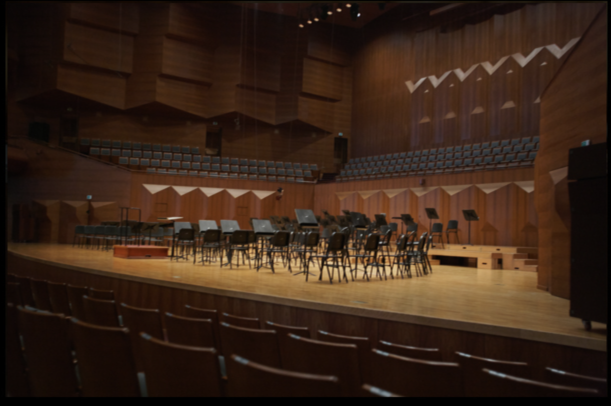
#> input picture 01.sight_img/1059.png, 1222 x 812 px (shown at 1/2 size); its folder holds only this picture in this run
$ python Area.py
#> lines starting #> are read from the running program, lines starting #| are printed output that depends on the picture; after the words box and inside, x2 and y2 are one past the last pixel; in counts of white or black regions, pixels touching at a corner belong together
import cv2
import numpy as np
import pandas as pd
import glob
import os

# Define the mouse callback function
def mouse_callback(event, x, y, flags, param):
    global points, image
    if event == cv2.EVENT_LBUTTONDOWN:
        points.append((x, y))
        cv2.circle(image, (x, y), 3, (0, 0, 255), -1)  # Draw a red dot on the image

# Directory containing the images
image_directory = './01.sight_img/'

# Get a list of image paths using glob
image_paths = glob.glob(image_directory + '*.png')

# Load the list of processed image names or paths (if available)
processed_images_file = 'processed_images.txt'

if os.path.exists(processed_images_file):
    with open(processed_images_file, 'r') as f:
        processed_images = f.read().splitlines()
else:
    processed_images = []

# Filter out the already processeㅊㅇd images
remaining_image_paths = [path for path in image_paths if os.path.splitext(os.path.basename(path))[0] not in processed_images]

# Create an empty list to store the area data
area_data = []

# Define the epsilon value for contour approximation
epsilon = 0.005  # Adjust this value as needed

# Define the scaling factor to make the area value appear larger
scaling_factor = 1  # Adjust this value as needed

# Define the bright light green color (BGR format)
bright_light_green = (144, 238, 144)  # Adjust the color here

for idx, image_path in enumerate(remaining_image_paths):
    # Extract the original image name from the path without the extension
    image_name = os.path.splitext(os.path.basename(image_path))[0]

    # Load the image
    image = cv2.imread(image_path)
#> image is the input picture: shape (812, 1222, 3); mean B, G, R 23.8, 36.3, 55.8

    # Convert the image to grayscale
    image_gray = cv2.cvtColor(image, cv2.COLOR_BGR2GRAY)
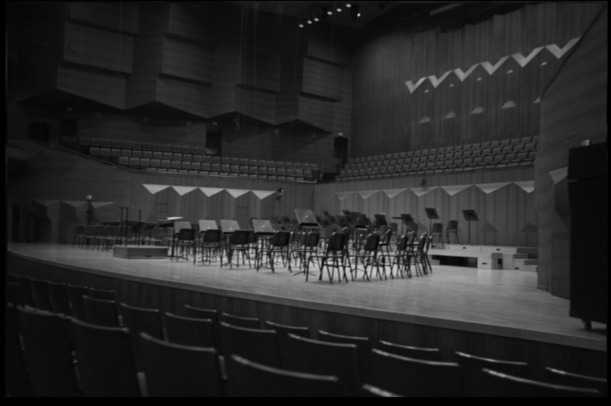
#> image_gray: shape (812, 1222) (shown at 1/2 size); min 0, max 221, mean 40.7

    # Apply thresholding to create a binary mask
    _, thresholded = cv2.threshold(image_gray, 200, 255, cv2.THRESH_BINARY)
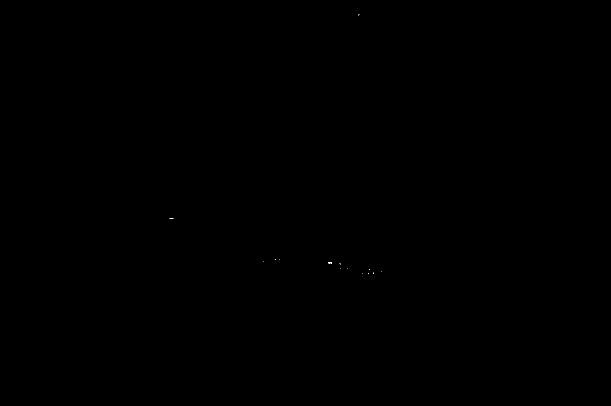
#> thresholded: shape (812, 1222) (shown at 1/2 size); 0% white in thin lines or dots, all inside (x1, y1, x2, y2) = (339, 29, 763, 548)

    # Find contours in the binary mask
    contours, _ = cv2.findContours(thresholded, cv2.RETR_EXTERNAL, cv2.CHAIN_APPROX_SIMPLE)
#> contours = 14 contours, all with area under 20

    print("Number of contours:", len(contours))  # Print number of contours
#| Number of contours: 14

    # Create a list to store selected points
    points = []

    # Set up the mouse callback
    cv2.namedWindow('Original Image')
    cv2.setMouseCallback('Original Image', mouse_callback)

    while True:
        if len(points) > 0:
            temp_image = image.copy()
            overlay = temp_image.copy()
            cv2.fillPoly(overlay, [np.array(points)], color=bright_light_green)
            cv2.addWeighted(overlay, 0.3, temp_image, 0.7, 0, temp_image)
            cv2.drawContours(temp_image, contours, 0, (0, 0, 255), 1)

            cv2.imshow('Original Image', temp_image)
        else:
            cv2.imshow('Original Image', image)

        key = cv2.waitKey(1) & 0xFF
#> (key Esc is pressed here)
        if key == 27:  # Press the "Esc" key to exit
            break
        elif key == ord('c'):
            if len(points) > 2:  # At least 3 points needed to create a polygon
                polygon = np.array(points)
                area = cv2.contourArea(polygon) * scaling_factor
                print("Polygon area:", area)
                area_data.append({'seat_num': image_name, 'Area': area, 'Points': points})

                processed_images.append(image_name)
                with open(processed_images_file, 'a') as f:
                    f.write(image_name + '\n')

                print(f"Processed image {idx + 1}/{len(remaining_image_paths)} - Area: {area:.2f}")
            else:
                print("At least 3 points needed to calculate area.")
            break
        elif chr(key) == 'r':  # Press 'r' key to reset points
            points = []
            image = cv2.imread(image_path)
            cv2.imshow('Original Image', image)

    cv2.destroyAllWindows()

# Create a DataFrame from the area data
area_df = pd.DataFrame(area_data)

# Save the DataFrame to a CSV file
area_df.to_csv('sight_area_data.csv', index=False)

$ run again, on 01.sight_img/1194.png
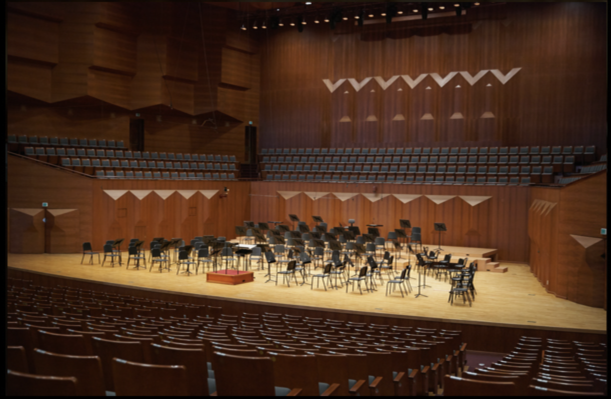
#> input picture 01.sight_img/1194.png, 1222 x 798 px (shown at 1/2 size)
#> image is the input picture: shape (798, 1222, 3); mean B, G, R 31.8, 48.2, 73.8
#> `image_gray = cv2.cvtColor(image, cv2.COLOR_BGR2GRAY)`:
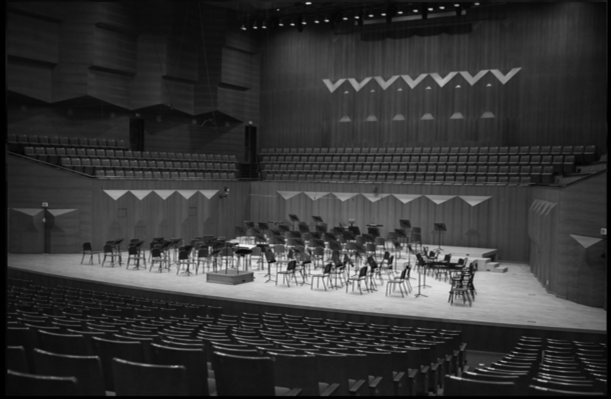
#> image_gray: shape (798, 1222) (shown at 1/2 size); min 0, max 250, mean 54
#> `_, thresholded = cv2.threshold(image_gray, 200, 255, cv2.THRESH_BINARY)`:
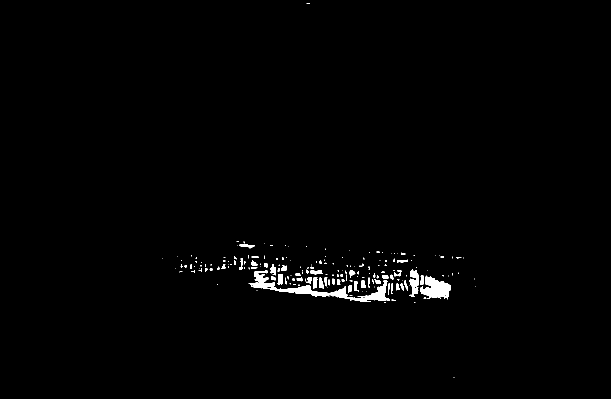
#> thresholded: shape (798, 1222) (shown at 1/2 size); 1.1% white; 186 white regions (126 under 20 px)
#> contours = 186 contours, 147 with area under 20; largest, box (x1, y1, x2, y2) and area: (497, 540, 780, 604) 3088, (841, 551, 902, 599) 1617, (818, 539, 837, 594) 568, (555, 548, 566, 570) 170, (621, 540, 646, 549) 134
#| Number of contours: 186

$ run again, on 01.sight_img/1201.png
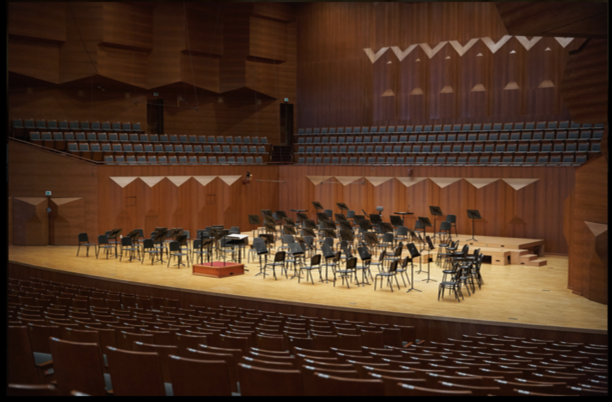
#> input picture 01.sight_img/1201.png, 1224 x 804 px (shown at 1/2 size)
#> image is the input picture: shape (804, 1224, 3); mean B, G, R 33.8, 50.3, 75.8
#> `image_gray = cv2.cvtColor(image, cv2.COLOR_BGR2GRAY)`:
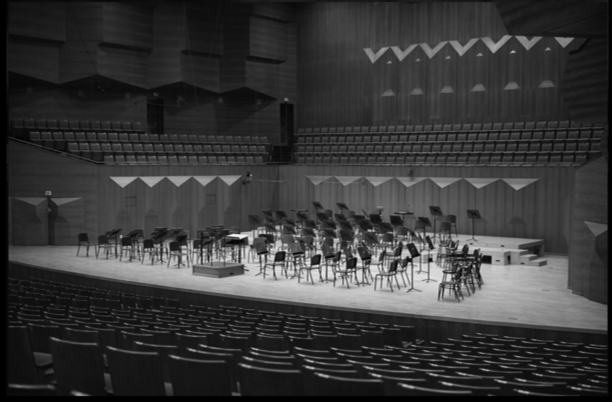
#> image_gray: shape (804, 1224) (shown at 1/2 size); min 0, max 249, mean 56
#> `_, thresholded = cv2.threshold(image_gray, 200, 255, cv2.THRESH_BINARY)`:
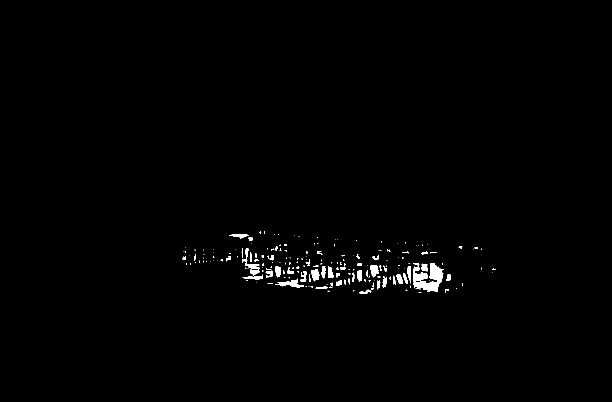
#> thresholded: shape (804, 1224) (shown at 1/2 size); 0.84% white; 195 white regions (136 under 20 px)
#> contours = 195 contours, 154 with area under 20; largest, box (x1, y1, x2, y2) and area: (827, 526, 888, 584) 1868, (550, 557, 608, 576) 340, (740, 531, 758, 555) 258, (484, 497, 519, 539) 258, (622, 539, 639, 563) 255
#| Number of contours: 195

$ run again, on 01.sight_img/1225.png
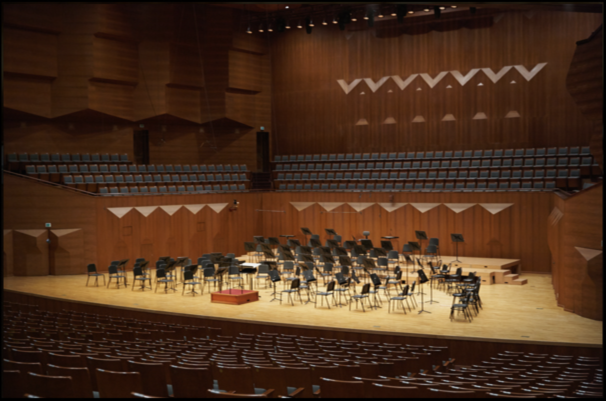
#> input picture 01.sight_img/1225.png, 1212 x 802 px (shown at 1/2 size)
#> image is the input picture: shape (802, 1212, 3); mean B, G, R 29.7, 48.1, 74.4
#> `image_gray = cv2.cvtColor(image, cv2.COLOR_BGR2GRAY)`:
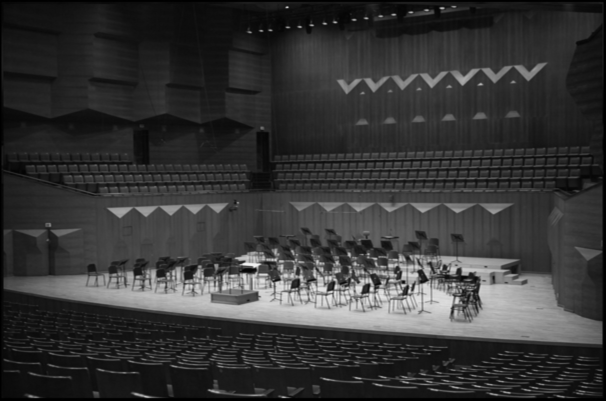
#> image_gray: shape (802, 1212) (shown at 1/2 size); min 0, max 250, mean 53.8
#> `_, thresholded = cv2.threshold(image_gray, 200, 255, cv2.THRESH_BINARY)`:
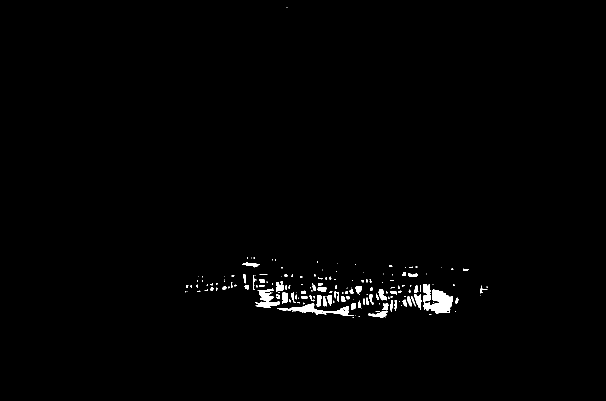
#> thresholded: shape (802, 1212) (shown at 1/2 size); 0.98% white; 169 white regions (107 under 20 px)
#> contours = 169 contours, 117 with area under 20; largest, box (x1, y1, x2, y2) and area: (846, 568, 906, 627) 1914, (554, 607, 708, 632) 1016, (510, 577, 559, 616) 756, (736, 621, 775, 635) 230, (828, 589, 843, 619) 214
#| Number of contours: 169

$ run again, on 01.sight_img/1114.png
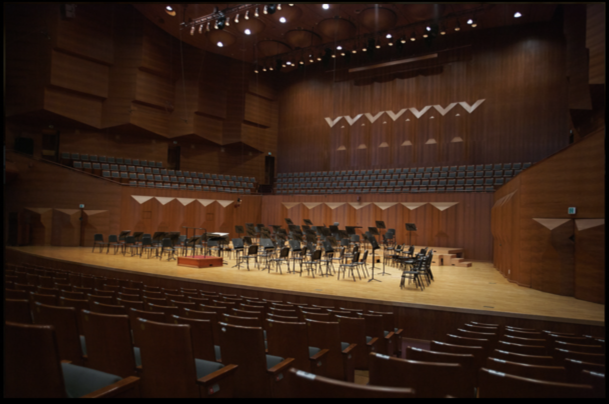
#> input picture 01.sight_img/1114.png, 1218 x 808 px (shown at 1/2 size)
#> image is the input picture: shape (808, 1218, 3); mean B, G, R 24.1, 36.2, 56.6
#> `image_gray = cv2.cvtColor(image, cv2.COLOR_BGR2GRAY)`:
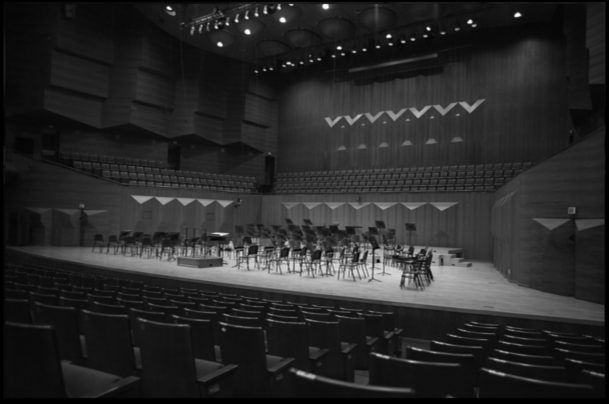
#> image_gray: shape (808, 1218) (shown at 1/2 size); min 0, max 255, mean 40.9
#> `_, thresholded = cv2.threshold(image_gray, 200, 255, cv2.THRESH_BINARY)`:
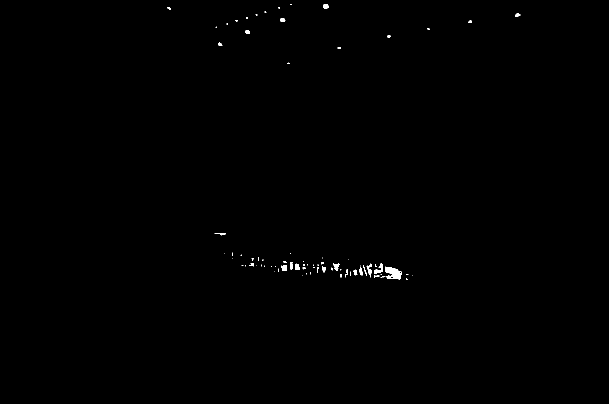
#> thresholded: shape (808, 1218) (shown at 1/2 size); 0.25% white; 77 white regions (52 under 20 px)
#> contours = 77 contours, 58 with area under 20; largest, box (x1, y1, x2, y2) and area: (770, 533, 804, 560) 512, (748, 527, 765, 548) 124, (733, 527, 744, 555) 90, (562, 530, 574, 542) 90, (666, 527, 679, 541) 90
#| Number of contours: 77
